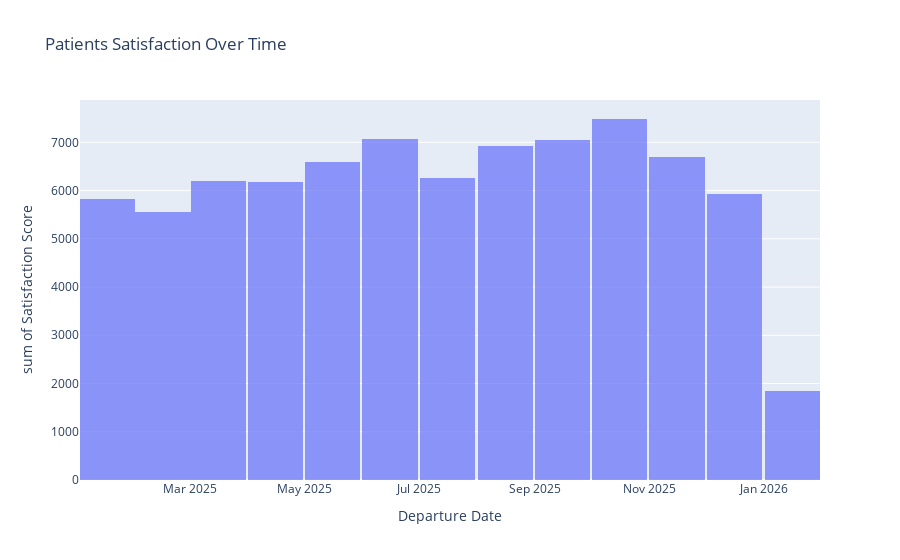

The notebook cell saved with this chart:
### Markdown cell above
### **Visualizations**

### Code cell
patients_data.head()

fig = px.histogram(
    patients_data,
    x='departure_date',
    y='satisfaction',
    title='Patients Satisfaction Over Time',
    nbins=20,
    histfunc='sum',
    opacity=0.7,
    labels={'departure_date': 'Departure Date', 'satisfaction': 'Satisfaction Score'},
)

fig.show()

### Figure 1 — Plotly figure (JSON) as saved in the notebook; plotly's stock layout.template omitted (floating-point values rounded to 4 significant figures; data arrays with more than 128 entries replaced by an {"elided": "..."} marker saying what was removed)
{"data": [{"bingroup": "x", "histfunc": "sum", "hovertemplate": "Departure Date=%{x}<br>sum of Satisfaction Score=%{y}<extra></extra>", "legendgroup": "", "marker": {"color": "#636efa", "opacity": 0.7, "pattern": {"shape": ""}}, "name": "", "nbinsx": 20, "orientation": "v", "showlegend": false, "type": "histogram", "x": {"elided": "1000 str values"}, "xaxis": "x", "y": {"elided": "1000 int values"}, "yaxis": "y"}], "layout": {"barmode": "relative", "legend": {"tracegroupgap": 0}, "title": {"text": "Patients Satisfaction Over Time"}, "xaxis": {"anchor": "y", "domain": [0, 1], "title": {"text": "Departure Date"}}, "yaxis": {"anchor": "x", "domain": [0, 1], "title": {"text": "sum of Satisfaction Score"}}}}
